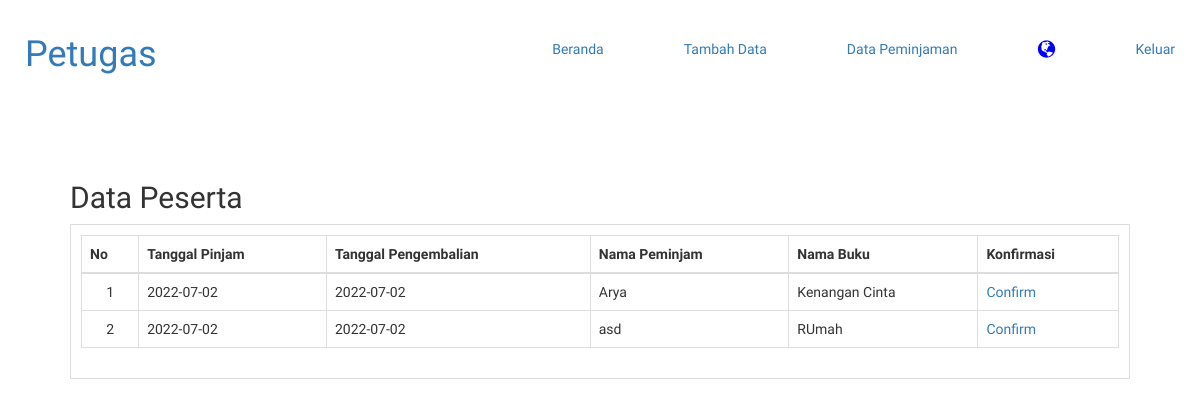
The page /petugas_dp.php (signed in) on the database as committed earlier.
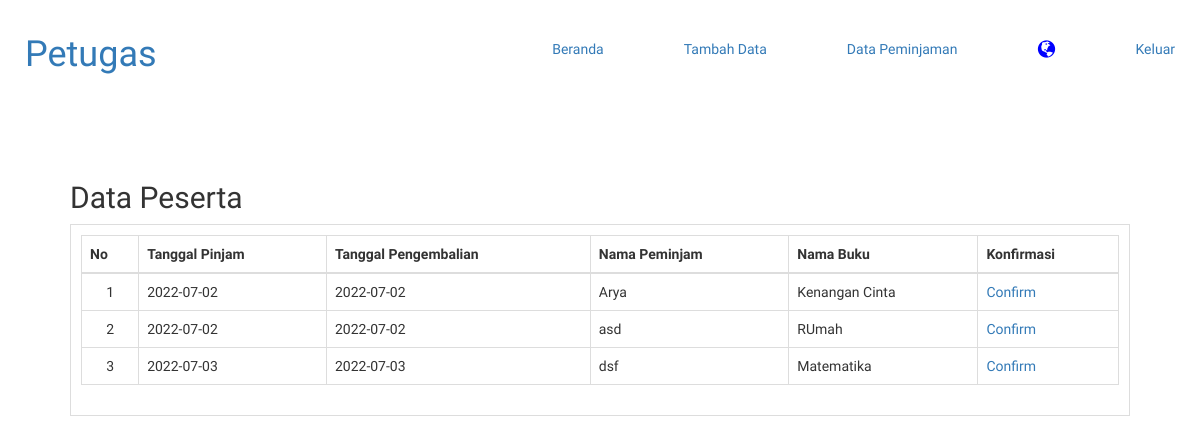
The same page on the database as committed later.
### tables this page shows
CREATE TABLE `pinjam` (
  `id_pinjam` int(11) NOT NULL,
  `tgl_pinjam` date NOT NULL,
  `tgl_kembali` date DEFAULT NULL,
  `buku` varchar(100) NOT NULL,
  `nama` varchar(50) NOT NULL,
  `no_ktp` varchar(20) NOT NULL,
  `alamat` text NOT NULL,
  `jk` enum('Pria','Wanita') NOT NULL,
  `no_tlp` varchar(15) NOT NULL
);

### petugas_dp.php (the view, shortened to what this page needs)
<?php
	include 'koneksi.php';
?>
<!DOCTYPE html>
<html>
<head>
	<link rel="stylesheet" type="text/css" href="style.css">
	<link rel="stylesheet" href="https://maxcdn.bootstrapcdn.com/bootstrap/3.3.6/css/bootstrap.min.css" />
</head>
<body>
	<header>
			<h1><a>Petugas</a></h1>
			<ul class="nav navbar-nav navbar-right">
				<li><a href="petugas_beranda.php">Beranda</a></li>
				<li><a href="create.php">Tambah Data</a></li>
				<li><a href="petugas_dp.php">Data Peminjaman</a></li>
				<li class="dropdown">
					<a href="#" class="dropdown-toggle" data-toggle="dropdown"><span class="label label-pill label-danger count" style="border-radius:10px;"></span> <span class="glyphicon glyphicon-globe" style="font-size:18px; color: blue;"></span></a>
				</li>
				<li><a href="keluar.php">Keluar</a></li>
			</ul>
	</header>
	<section class="content">
		<h2>Data Peserta</h2>
		<div class="box">
			<table class="table" border="1">
				<thead>
					<tr>
						<th>No</th>
						<th>Tanggal Pinjam</th>
						<th>Tanggal Pengembalian</th>
						<th>Nama Peminjam</th>
						<th>Nama Buku</th>
						<th>Konfirmasi</th>
					</tr>
				</thead>
				<tbody>
					<?php
						$no = 1;
						$list_peserta = mysqli_query($conn, "SELECT * FROM pinjam");
						while($row = mysqli_fetch_array($list_peserta)){
					?>
					<tr>
						<td><?php echo $no++ ?></td>
						<td><?php echo $row['tgl_pinjam'] ?></td>
						<td><?php echo $row['tgl_kembali'] ?></td>
						<td><?php echo $row['nama'] ?></td>
						<td><?php echo $row['buku'] ?></td>
						<td>
							<a href="confirm.php?id=<?php echo $row['id_pinjam'] ?>" onclick="return confirm('Yakin ?')">Confirm</a>
						</td>
					</tr>
					<?php } ?>
				</tbody>
			</table>
		</div>
	</section>
</body>
</html>

Rows that differ between the two databases and show on the page:
added pinjam: tgl_pinjam "2022-07-03", tgl_kembali "2022-07-03", nama "dsf", buku "Matematika"
